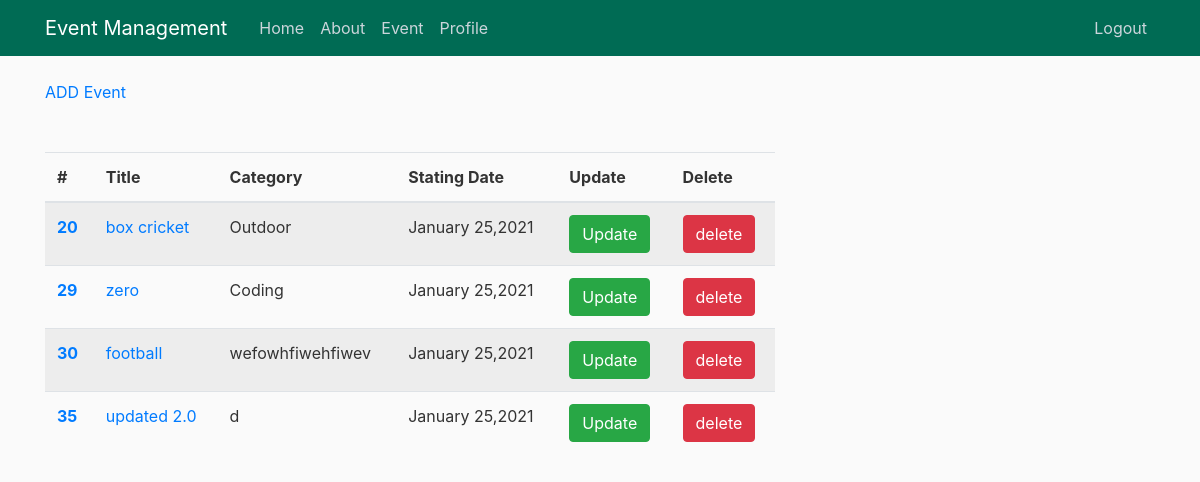
Before: /event_view/ (signed in) with the older database file.
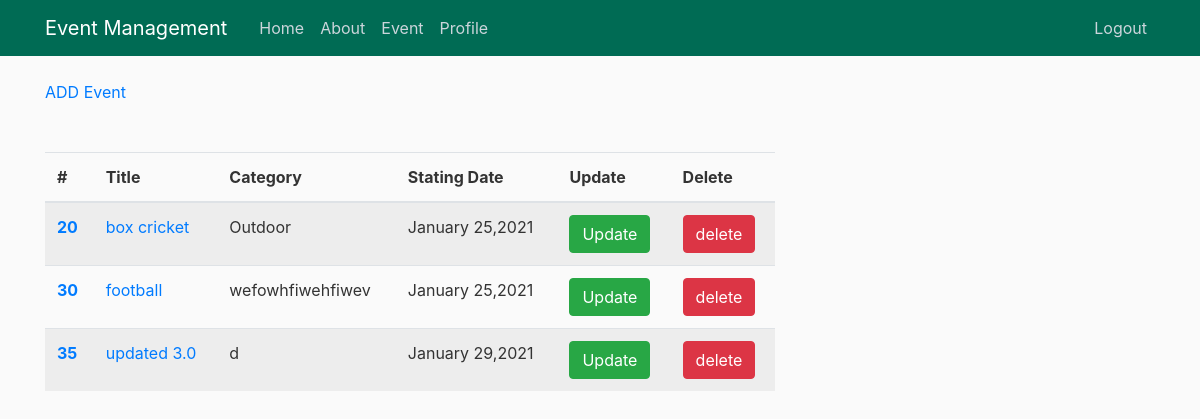
After: the same page with the newer database file.
### event/models.py (models this page shows, shortened)
class Eventlist(models.Model):
    postby = models.ForeignKey(User, on_delete=models.CASCADE, null=True)
    title = models.CharField(max_length=100)
    description = models.TextField()
    organizer = models.CharField(max_length=100)
    joiningfees = models.CharField(max_length=10)
    pricemoney = models.CharField(max_length=10)
    members = models.CharField(max_length=5, null=True)
    link = models.CharField(max_length=100)
    Eventtime = models.CharField(max_length=20)
    venue = models.TextField()
    StartingDate = models.DateTimeField(blank=False, null=True)
    Endingdate = models.DateTimeField(blank=False, null=True)
    Category = models.CharField(max_length=50, default="")
    numberofseats = models.CharField(max_length=50, null=True)

### event/views.py (the view)
# urls.py: path('event_view/', views.event_view, name='event-view'),
@login_required
def event_view(request):
    if request.method == 'POST':
        postby = request.user
        event_title = request.POST['event_title']
        category = request.POST['Category']
        description = request.POST['description']
        organizer = request.POST['organizer']
        venue = request.POST['venue']
        starting_date = request.POST['starting_date']
        ending_date = request.POST['ending_date']
        duration = request.POST['duration']
        fee = request.POST['fee']
        price = request.POST['price']
        numberofparticipants = request.POST['numberofparticipants']
        link = request.POST['link']
        numberofseats = request.POST['numberofseats']
        obj = Eventlist(postby=postby, title=event_title, description=description, organizer=organizer, joiningfees=fee, pricemoney=price, members=numberofparticipants,
                        link=link, Eventtime=duration, venue=venue, StartingDate=starting_date, Endingdate=ending_date, Category=category, numberofseats=numberofseats)
        obj.save()
        return redirect('/')
    else:
        requser = request.user
        obj1 = Eventlist.objects.filter(postby=requser)
        return render(request, 'event/event_view.html', {'obj': obj1})

### event/templates/event/event_view.html (shortened to what this page needs)
{% extends "event/base.html" %}
{% block content %}
<a href="/event_view/add">ADD Event</a><br />
<br />
<br />
<table class="table table-striped">
  <thead class="thead-success">
    <tr>
      <th scope="col">#</th>
      <th scope="col">Title</th>
      <th scope="col">Category</th>
      <th scope="col">Stating Date</th>
      <th scope="col">Update</th>
      <th scope="col">Delete</th>
    </tr>
  </thead>
  <tbody>
    {% for events in obj %}
    <tr>
      <th scope="row"><a href="/event_user/{{events.id}}">{{events.id}}</a></th>
      <td><a href="/event_user/{{events.id}}">{{events.title}}</a></td>
      <td>{{events.Category}}</td>
      <td>{{events.StartingDate|date:"F d,Y"}}</td>
      <td>
        <form action="/event_view/{{events.id}}/update" method="POST">
          <input type="submit" class="btn btn-success" name="Update" value="Update">
        </form>
      </td>
      <td>
        <form action="/event_view/{{events.id}}/delete" method="POST">
          <input type="submit" class="btn btn-danger" name="Delete" value="delete">
        </form>
      </td>
    </tr>
    {% endfor %}
  </tbody>
</table>
{% endblock content %}

Changed rows visible on the page:
removed Eventlist: id "29", title "zero", Category "Coding", StartingDate "January 25,2021"
changed Eventlist id 35: title "updated 2.0" → "updated 3.0"; StartingDate "January 25,2021" → "January 29,2021"
